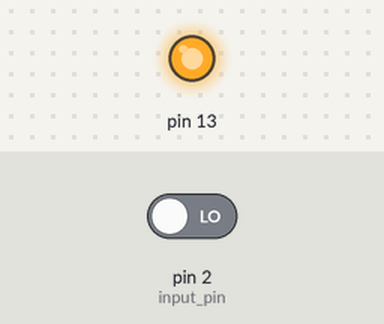
This sketch was run on a simulated Arduino Uno, built with avr-gcc and run on an emulated ATmega328P. Parts: output pins drawn as LEDs (lit = HIGH). The test bench sets the inputs (shaded band); at power-on: pin 2 (input_pin) LOW. What the sketch prints to the serial monitor is not drawn.

Above: at 1.2 s.
1.3 s: pin 2 (input_pin) driven HIGH
At 1.8 s:
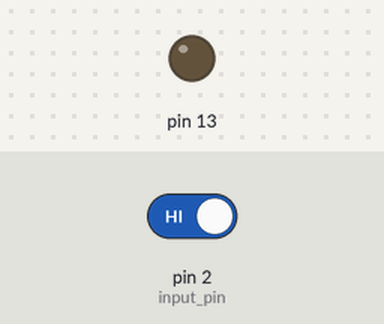
2.8 s: pin 2 (input_pin) driven LOW
At 4.2 s:
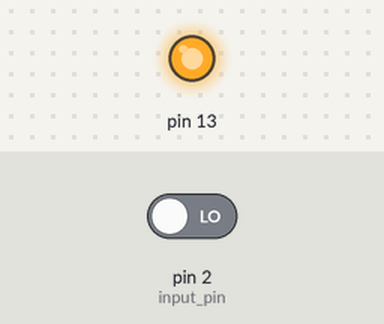
Timing chart, 0 to 5.8 s (numbered marks = the images above; inputs shaded):
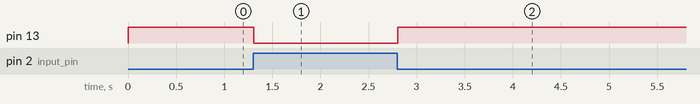

The sketch:

external_pullup.ino
```cpp
int input_pin = 2 ;

void setup()
{
  pinMode(input_pin , INPUT);
  pinMode(13,OUTPUT);
  Serial.begin(9600);
}

void loop()
{
  int value = digitalRead(input_pin);
  Serial.println(value);
  if(value)
  {
  digitalWrite(13,LOW);
  }
  else
  {
    digitalWrite(13,HIGH);
  }

}
```

Measured:
- after the input at 1.3 s, pin 13: HIGH → LOW at once
- after the input at 2.8 s, pin 13: LOW → HIGH at once
